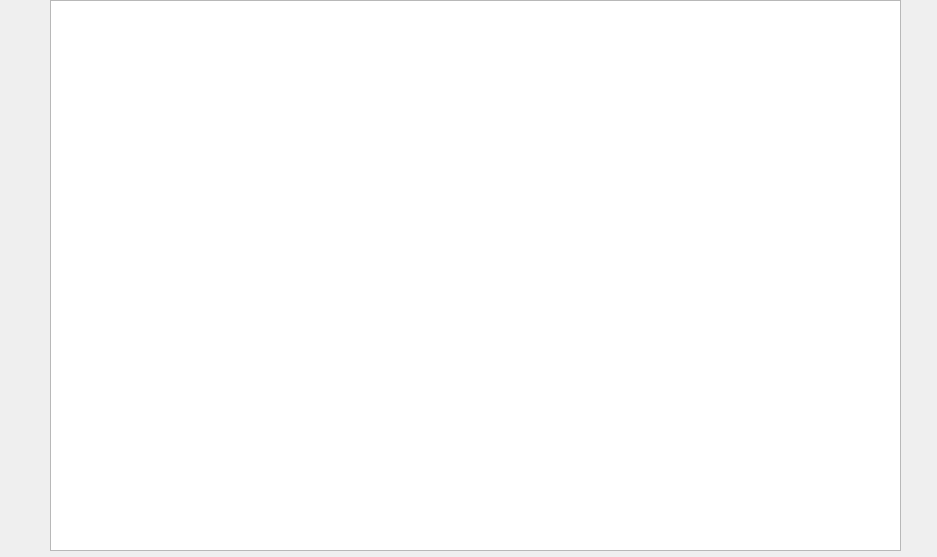
<?xml version="1.0" encoding="UTF-8"?>
<ui version="4.0">
 <class>Consult</class>
 <widget class="QDialog" name="Consult">
  <property name="geometry">
   <rect>
    <x>0</x>
    <y>0</y>
    <width>937</width>
    <height>557</height>
   </rect>
  </property>
  <property name="windowTitle">
   <string>Dialog</string>
  </property>
  <property name="styleSheet">
   <string notr="true">*{
    background:url(C:/Users/MAHOX/OneDrive/Desktop/Images_projet/HMR.jpg) ;
}</string>
  </property>
  <widget class="QTableView" name="tab_aff">
   <property name="geometry">
    <rect>
     <x>50</x>
     <y>0</y>
     <width>851</width>
     <height>551</height>
    </rect>
   </property>
   <property name="styleSheet">
    <string notr="true">*{
    background:url(C:/Users/MAHOX/OneDrive/Desktop/Images_projet/HMR.jpg) ;
}</string>
   </property>
  </widget>
 </widget>
 <resources/>
 <connections/>
</ui>
